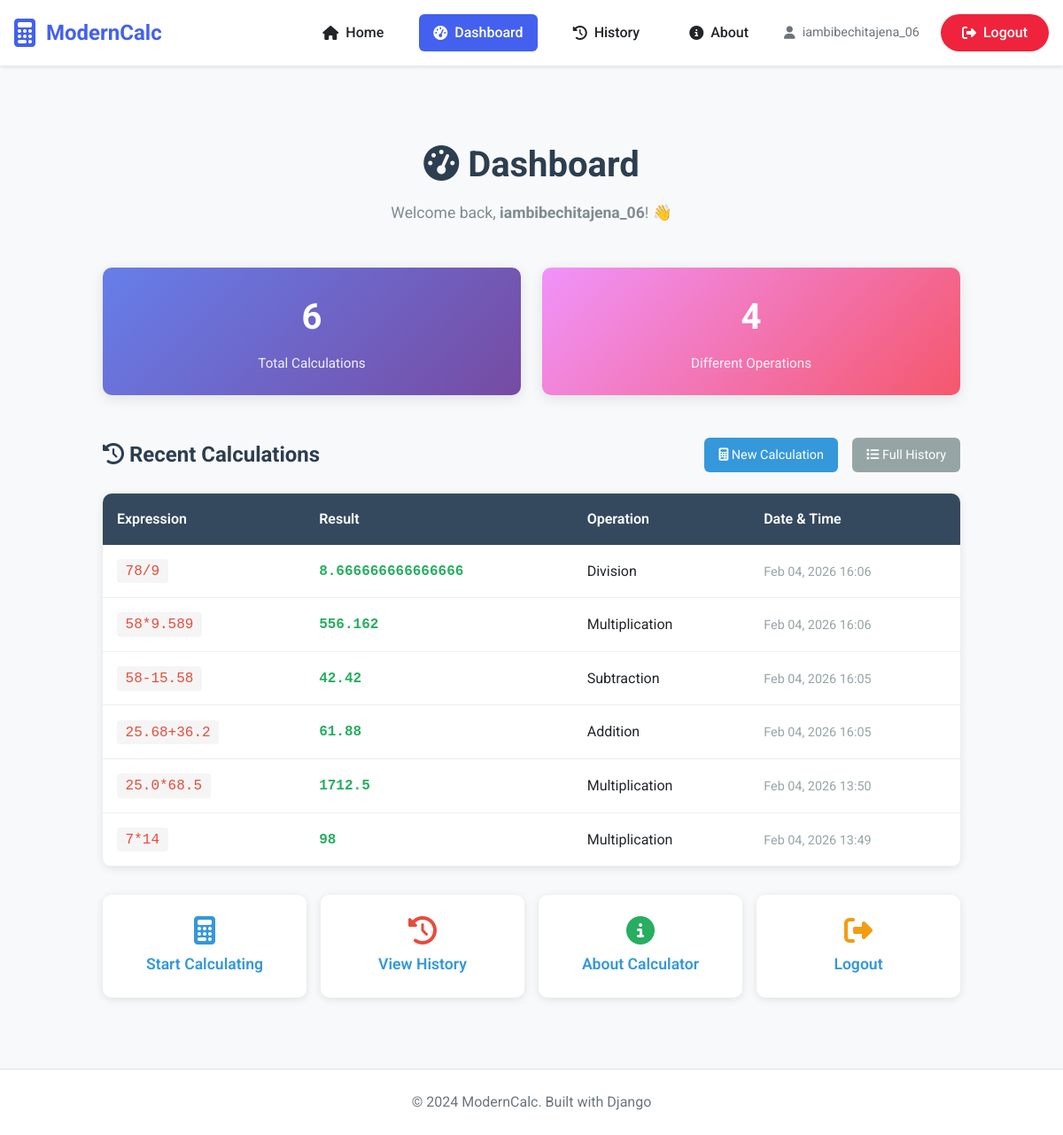
Page /dashboard/ (signed in) on the committed database.
### calculator/models.py (models this page shows, shortened)
class Calculation(models.Model):
    OPERATION_CHOICES = [
        ('add', 'Addition'),
        ('subtract', 'Subtraction'),
        ('multiply', 'Multiplication'),
        ('divide', 'Division'),
        ('power', 'Power'),
        ('sqrt', 'Square Root'),
        ('sin', 'Sine'),
        ('cos', 'Cosine'),
        ('tan', 'Tangent'),
        ('log', 'Logarithm'),
        ('other', 'Other'),
    ]
    user = models.ForeignKey(User, on_delete=models.CASCADE, null=True, blank=True)
    operation = models.CharField(max_length=20, choices=OPERATION_CHOICES, default='other')
    expression = models.CharField(max_length=255)
    result = models.CharField(max_length=255)
    created_at = models.DateTimeField(default=timezone.now)

### calculator/views.py (the view)
# urls.py: path('dashboard/', views.dashboard, name='dashboard'),
@login_required(login_url='calculator:login')
def dashboard(request):
    user = request.user
    total_calculations = Calculation.objects.filter(user=user).count()
    recent_calculations = Calculation.objects.filter(user=user).order_by('-created_at')[:10]
    operations = Calculation.objects.filter(user=user).values('operation').distinct().count()
    context = {
        'title': 'Dashboard',
        'user': user,
        'total_calculations': total_calculations,
        'recent_calculations': recent_calculations,
        'operations_count': operations,
    }
    return render(request, 'calculator/dashboard.html', context)

### calculator/templates/calculator/dashboard.html (shortened to what this page needs)
{% extends 'base.html' %}
{% load static %}
{% block content %}
<div class="dashboard-container">
    <div class="dashboard-header">
        <h1><i class="fas fa-tachometer-alt"></i> Dashboard</h1>
        <p class="welcome-message">Welcome back, <strong>{{ user.first_name|default:user.username }}</strong>! 👋</p>
    </div>
    <div class="stats-grid">
        <div class="stat-card">
            <div class="stat-number">{{ total_calculations }}</div>
            <div class="stat-label">Total Calculations</div>
        </div>
        <div class="stat-card card-2">
            <div class="stat-number">{{ operations_count }}</div>
            <div class="stat-label">Different Operations</div>
        </div>
    </div>
    <div class="section-header">
        <h2><i class="fas fa-history"></i> Recent Calculations</h2>
        <div class="section-actions">
            <a href="{% url 'calculator:index' %}" class="btn-action">
                <i class="fas fa-calculator"></i> New Calculation
            </a>
            <a href="{% url 'calculator:history' %}" class="btn-action secondary">
                <i class="fas fa-list"></i> Full History
            </a>
        </div>
    </div>
    {% if recent_calculations %}
    <table class="calculations-table">
        <thead>
            <tr>
                <th>Expression</th>
                <th>Result</th>
                <th>Operation</th>
                <th>Date & Time</th>
            </tr>
        </thead>
        <tbody>
            {% for calc in recent_calculations %}
            <tr>
                <td><span class="calculation-expression">{{ calc.expression }}</span></td>
                <td><span class="calculation-result">{{ calc.result }}</span></td>
                <td>{{ calc.get_operation_display }}</td>
                <td><span class="calculation-time">{{ calc.created_at|date:"M d, Y H:i" }}</span></td>
            </tr>
            {% endfor %}
        </tbody>
    </table>
    {% endif %}
    <div class="quick-actions">
        <div class="action-card">
            <i class="fas fa-calculator" style="color: #3498db;"></i>
            <a href="{% url 'calculator:index' %}">Start Calculating</a>
        </div>
        <div class="action-card">
            <i class="fas fa-history" style="color: #e74c3c;"></i>
            <a href="{% url 'calculator:history' %}">View History</a>
        </div>
        <div class="action-card">
            <i class="fas fa-info-circle" style="color: #27ae60;"></i>
            <a href="{% url 'calculator:about' %}">About Calculator</a>
        </div>
        <div class="action-card">
            <i class="fas fa-sign-out-alt" style="color: #f39c12;"></i>
            <a href="{% url 'calculator:logout' %}">Logout</a>
        </div>
    </div>
</div>
{% endblock %}

### templates/base.html (shortened to what this page needs)
<!DOCTYPE html>
{% load static %}
<html lang="en">
<head>
    <link rel="stylesheet" href="{% static 'calculator/css/style.css' %}">
    <link rel="stylesheet" href="https://cdnjs.cloudflare.com/ajax/libs/font-awesome/6.4.0/css/all.min.css">
</head>
<body>
    <div class="app-container">
        <header class="app-header">
            <div class="container">
                <nav class="navbar">
                    <div class="logo">
                        <i class="fas fa-calculator"></i>
                        <span>ModernCalc</span>
                    </div>
                    <ul class="nav-menu">
                        <li><a href="{% url 'calculator:index' %}" class="{% if request.resolver_match.url_name == 'index' %}active{% endif %}"><i class="fas fa-home"></i> Home</a></li>
                        {% if user.is_authenticated %}
                        <li><a href="{% url 'calculator:dashboard' %}" class="{% if request.resolver_match.url_name == 'dashboard' %}active{% endif %}"><i class="fas fa-tachometer-alt"></i> Dashboard</a></li>
                        <li><a href="{% url 'calculator:history' %}" class="{% if request.resolver_match.url_name == 'history' %}active{% endif %}"><i class="fas fa-history"></i> History</a></li>
                        {% endif %}
                        <li><a href="{% url 'calculator:about' %}" class="{% if request.resolver_match.url_name == 'about' %}active{% endif %}"><i class="fas fa-info-circle"></i> About</a></li>
                        {% if user.is_authenticated %}
                        <li><span class="user-greeting"><i class="fas fa-user"></i> {{ user.username }}</span></li>
                        <li><a href="{% url 'calculator:logout' %}" class="logout-btn"><i class="fas fa-sign-out-alt"></i> Logout</a></li>
                        {% else %}
                        <li><a href="{% url 'calculator:login' %}" class="login-btn"><i class="fas fa-sign-in-alt"></i> Login</a></li>
                        <li><a href="{% url 'calculator:register' %}" class="register-btn"><i class="fas fa-user-plus"></i> Register</a></li>
                        {% endif %}
                    </ul>
                </nav>
            </div>
        </header>
        <main class="main-content">
            <div class="container">
                {% block content %}
                {% endblock %}
            </div>
        </main>
        <footer class="app-footer">
            <div class="container">
                <p>&copy; 2024 ModernCalc. Built with Django</p>
            </div>
        </footer>
    </div>
</body>
</html>

### calculator/static/calculator/css/style.css (style rules this page uses)
* { margin: 0; padding: 0; box-sizing: border-box; }
body { font-family: 'Roboto', sans-serif; background-color: #f8f9fa; color: #212529; line-height: 1.6; }
.container { max-width: 1200px; margin: 0 auto; padding: 0 1rem; }
.app-header { background-color: #ffffff; box-shadow: 0 2px 4px rgba(0,0,0,0.1); padding: 1rem 0; position: sticky; top: 0; z-index: 1000; }
.navbar { display: flex; justify-content: space-between; align-items: center; }
.logo { display: flex; align-items: center; gap: 0.75rem; font-size: 1.5rem; font-weight: 700; color: #4361ee; }
.logo i { font-size: 2rem; }
.nav-menu { display: flex; list-style: none; gap: 1.5rem; align-items: center; }
.nav-menu a { text-decoration: none; color: #212529; font-weight: 500; padding: 0.5rem 1rem; border-radius: 6px; transition: all 0.3s ease; display: flex; align-items: center; gap: 0.5rem; }
.nav-menu a:hover, .nav-menu a.active { background-color: #4361ee; color: white; }
.user-greeting { color: #6c757d; font-size: 0.9rem; display: flex; align-items: center; gap: 0.5rem; }
.login-btn, .logout-btn, .register-btn { padding: 0.5rem 1.5rem !important; border-radius: 25px !important; }
.logout-btn { background-color: #ef233c; color: white !important; }
.main-content { min-height: calc(100vh - 140px); padding: 2rem 0; }
.stat-card { background-color: #f8f9fa; padding: 1.5rem; border-radius: 8px; text-align: center; }
.app-footer { background-color: white; padding: 1.5rem 0; border-top: 1px solid #dee2e6; }
.app-footer p { text-align: center; color: #6c757d; }

### calculator/templates/calculator/dashboard.html (style rules this page uses)
.dashboard-container { max-width: 1000px; margin: 2rem auto; padding: 1rem; }
.dashboard-header { text-align: center; margin-bottom: 3rem; }
.dashboard-header h1 { color: #2c3e50; font-size: 2.5rem; margin-bottom: 0.5rem; }
.welcome-message { color: #7f8c8d; font-size: 1.1rem; }
.stats-grid { display: grid; grid-template-columns: repeat(auto-fit, minmax(200px, 1fr)); gap: 1.5rem; margin-bottom: 3rem; }
.stat-card { background: linear-gradient(135deg, #667eea 0%, #764ba2 100%); color: white; padding: 1.5rem; border-radius: 10px; box-shadow: 0 4px 15px rgba(0, 0, 0, 0.1); text-align: center; transition: transform 0.3s ease, box-shadow 0.3s ease; }
.stat-card.card-2 { background: linear-gradient(135deg, #f093fb 0%, #f5576c 100%); }
.stat-number { font-size: 2.5rem; font-weight: 700; margin-bottom: 0.5rem; }
.stat-label { font-size: 0.95rem; opacity: 0.9; }
.section-header { display: flex; justify-content: space-between; align-items: center; margin-bottom: 1.5rem; margin-top: 2rem; }
.section-header h2 { color: #2c3e50; font-size: 1.5rem; margin: 0; }
.section-actions { display: flex; gap: 1rem; }
.btn-action { padding: 0.5rem 1rem; background-color: #3498db; color: white; border: none; border-radius: 6px; font-size: 0.9rem; cursor: pointer; text-decoration: none; transition: background-color 0.3s ease; }
.btn-action.secondary { background-color: #95a5a6; }
.calculations-table { width: 100%; border-collapse: collapse; background: white; border-radius: 10px; overflow: hidden; box-shadow: 0 2px 10px rgba(0, 0, 0, 0.1); }
.calculations-table thead { background-color: #34495e; color: white; }
.calculations-table th { padding: 1rem; text-align: left; font-weight: 600; }
.calculations-table td { padding: 1rem; border-bottom: 1px solid #ecf0f1; }
.calculation-expression { font-family: 'Courier New', monospace; background-color: #f5f5f5; padding: 0.3rem 0.6rem; border-radius: 4px; color: #e74c3c; }
.calculation-result { font-family: 'Courier New', monospace; font-weight: 600; color: #27ae60; }
.calculation-time { color: #95a5a6; font-size: 0.9rem; }
.quick-actions { display: grid; grid-template-columns: repeat(auto-fit, minmax(200px, 1fr)); gap: 1rem; margin-top: 2rem; }
.action-card { background: white; padding: 1.5rem; border-radius: 10px; box-shadow: 0 2px 10px rgba(0, 0, 0, 0.1); text-align: center; transition: transform 0.3s ease; }
.action-card a { display: block; color: #3498db; text-decoration: none; font-weight: 600; font-size: 1.1rem; }
.action-card i { font-size: 2rem; margin-bottom: 0.5rem; display: block; }

### rows in the picture
Calculation: expression "78/9", result "8.666666666666666", operation "Division", created_at "Feb 04, 2026 16:06"
Calculation: expression "58*9.589", result "556.162", operation "Multiplication", created_at "Feb 04, 2026 16:06"
Calculation: expression "58-15.58", result "42.42", operation "Subtraction", created_at "Feb 04, 2026 16:05"
Calculation: expression "25.68+36.2", result "61.88", operation "Addition", created_at "Feb 04, 2026 16:05"
Calculation: expression "25.0*68.5", result "1712.5", operation "Multiplication", created_at "Feb 04, 2026 13:50"
Calculation: expression "7*14", result "98", operation "Multiplication", created_at "Feb 04, 2026 13:49"

### other values in the picture
{{ user.username }} "iambibechitajena_06"
{{ user.first_name|default:user.username }} "iambibechitajena_06"
{{ total_calculations }} "6"
{{ operations_count }} "4"
